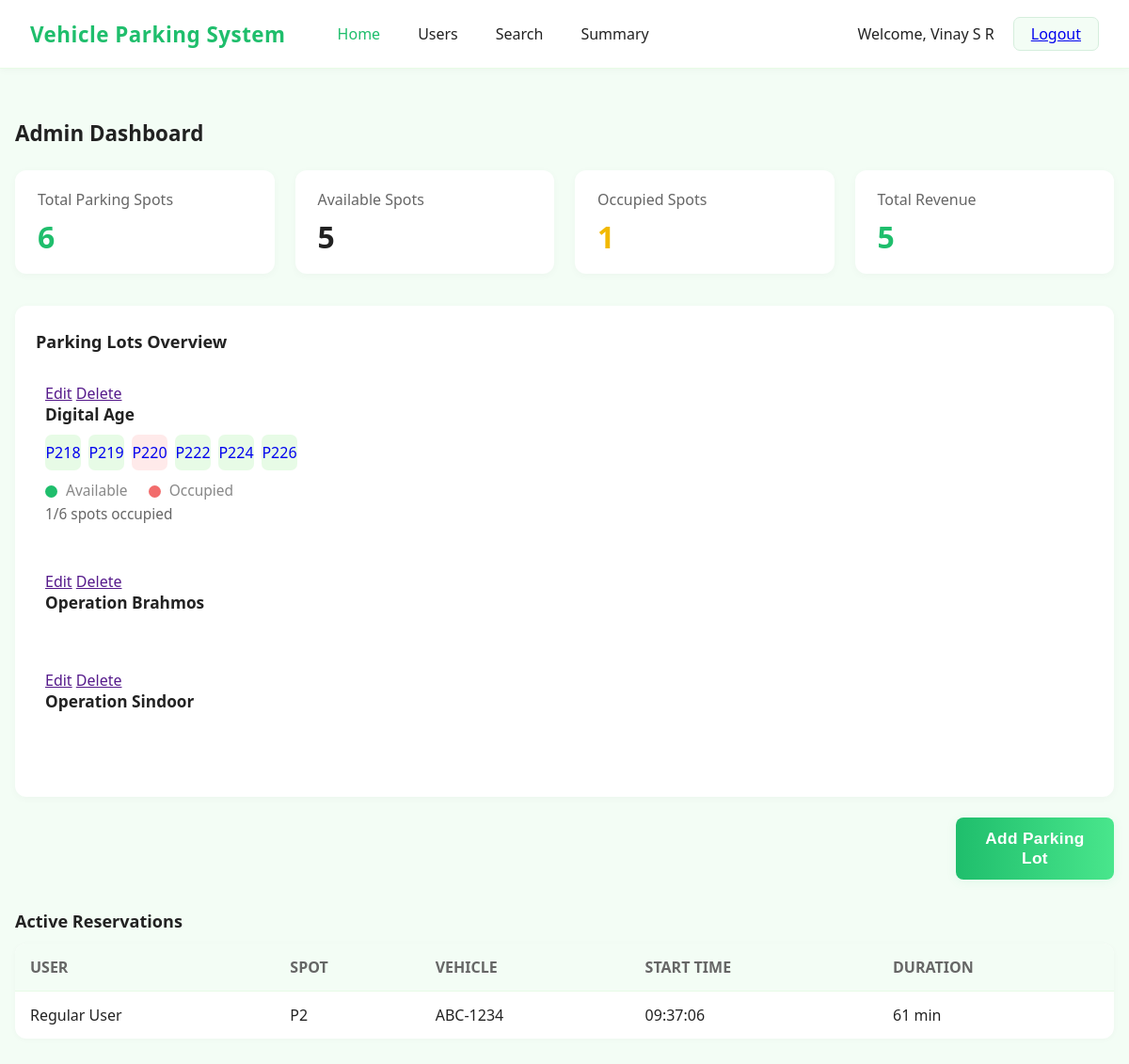
The page /admin_dashboard (signed in) on the database as committed earlier.
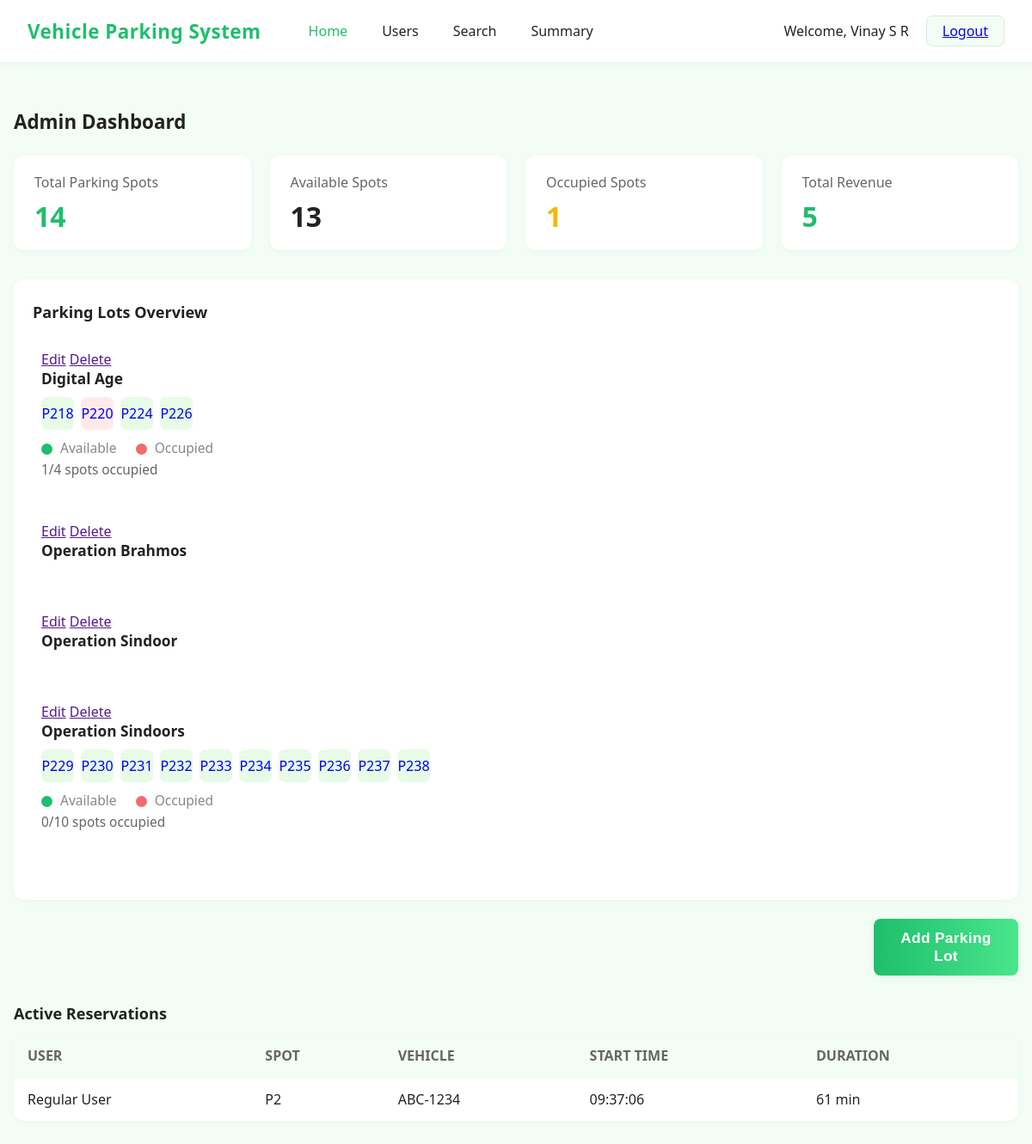
The same page on the database as committed later.
### models/models.py (models this page shows)
class User(db.Model,UserMixin):
    __tablename__ = 'user'
    id = db.Column(db.Integer, primary_key=True, autoincrement=True)
    email = db.Column(db.Text, unique=True, nullable=False)
    password = db.Column(db.Text, nullable=False)
    full_name = db.Column(db.Text, nullable=False)
    address = db.Column(db.Text, nullable=False)
    pincode = db.Column(db.Text, nullable=False)
    vehicle_number = db.Column(db.Text,nullable=True)
    is_admin=db.Column(db.Text,default="user")

class Parking_lot(db.Model):
    __tablename__='parking_lot'
    lot_id=db.Column(db.Integer,primary_key=True,autoincrement=True)
    owner_id = db.Column(db.Integer, db.ForeignKey('user.id', ondelete='CASCADE'))
    lot_name= db.Column(db.Text,nullable=False,unique=True)
    lot_address=db.Column(db.Text,nullable=False)
    lot_spot_count=db.Column(db.Integer,nullable=False)
    lot_price_per_hour=db.Column(db.Integer,nullable=False)
    owner = db.relationship('User', backref=db.backref('parking_lots', passive_deletes=True))
    spots = db.relationship('Parking_spot', backref='lot', cascade="all, delete", passive_deletes=True)

### controllers/controllers.py (the view)
@main.route('/admin_dashboard')
@login_required
def admin_dashboard():
    if current_user.is_admin == "Yes":
        parking_lot_list=[lot.lot_name for lot in Parking_lot.query.with_entities(Parking_lot.lot_name).all()]
        print("Parking LOt List", parking_lot_list)
        if parking_lot_list:
            parking_data={}
            for lot_name in parking_lot_list:
                print ("Lot name",lot_name)
                lot_id=Parking_lot.query.filter(Parking_lot.lot_name==lot_name).first().lot_id
                lot_price_per_hour=Parking_lot.query.filter(Parking_lot.lot_name==lot_name).first().lot_price_per_hour
                count = Parking_spot.query.filter(Parking_spot.lot_id == lot_id).count()
                if count>0:
                    occupied_spots = [spot.id for spot in Parking_spot.query.filter_by(lot_id=lot_id, is_available="No").all()]
                    spot_ids = [spot.id for spot in Parking_spot.query.filter(Parking_spot.lot_id == lot_id).all()]
                    occupied_count = Parking_spot.query.filter_by(lot_id=lot_id, is_available="No").count()
                    total_count= int(Parking_spot.query.filter_by(lot_id=lot_id).count())
                    parking_data[lot_name]={
                                                "occupied_spots": occupied_spots,
                                                "occupied_count": occupied_count,
                                                "total_count":total_count,
                                                "lot_price_per_hour":lot_price_per_hour,
                                                "spot_ids":spot_ids
                                            }
                else:
                    parking_data[lot_name]={}
            summary = {
                                "total_parking_spots": 0,
                                "available_spots": 0,
                                "occupied_spots": 0,
                                "total_revenue": 0
                            }
            for lot in parking_data:
                if parking_data[lot]:
                    total = parking_data[lot]["total_count"]
                    occupied = parking_data[lot]["occupied_count"]
                    rate = parking_data[lot]["lot_price_per_hour"]
                    summary["total_parking_spots"] += total
                    summary["occupied_spots"] += occupied
                    summary["available_spots"] += total - occupied
                    summary["total_revenue"] += occupied * rate
            return render_template("dashboard_admin.html", name=current_user.full_name,parking_data=parking_data,summary=summary)
        else:
            return render_template("dashboard_admin.html",name=current_user.full_name,parking_data="")
    else:
        return redirect(url_for("main.login"))

### app.py (called while the page is built)
def create_app():
    app = Flask(__name__, template_folder="templates")
    if os.getenv('ENV', 'development') != "production":
        print("Starting Local Development")
        app.config.from_object(LocalDevelopmentConfig)
    else:
        raise Exception("Currently no production config is setup")
    app.register_blueprint(main)
    db.init_app(app)
    login_manager = LoginManager()
    login_manager.login_view = "main.login"
    login_manager.init_app(app)
    @login_manager.user_loader
    def load_user(user_id):
        return User.query.get(int(user_id))
    return app

### templates/dashboard_admin.html (shortened to what this page needs)
<!DOCTYPE html>
<html lang="en">
<head>
  <link rel="stylesheet" href="../static/css/dashboard_admin_style.css">
</head>
<body>
  <nav class="navbar">
    <div class="navbar-left">
      <span class="brand">Vehicle Parking System</span>
      <a href="#" class="nav-link active">Home</a>
      <a href="#" class="nav-link">Users</a>
      <a href="#" class="nav-link">Search</a>
      <a href="#" class="nav-link">Summary</a>
    </div>
    <div class="navbar-right">
      <span class="welcome">Welcome, {{name}}</span>
      <a href="{{ url_for('main.logout') }}" class="logout-btn">Logout</a>
    </div>
  </nav>
  <main class="main-content">
    <h2 class="dashboard-title">Admin Dashboard</h2>
    <div class="summary-cards">
      <div class="summary-card">
        <div class="summary-label">Total Parking Spots</div>
        <div class="summary-value green">{{ summary["total_parking_spots"] }}</div>
      </div>
      <div class="summary-card">
        <div class="summary-label">Available Spots</div>
        <div class="summary-value">{{  summary["available_spots"] }}</div>
      </div>
      <div class="summary-card">
        <div class="summary-label">Occupied Spots</div>
        <div class="summary-value orange">{{ summary["occupied_spots"] }}</div>
      </div>
      <div class="summary-card">
        <div class="summary-label">Total Revenue</div>
        <div class="summary-value green">{{ summary["total_revenue"] }}</div>
      </div>
    </div>
    <div class="lots-row">
      <div class="lots-overview">
        <div class="lots-title">Parking Lots Overview</div>
        <div class="lots-flex">
          <div class="lot">
        {% if parking_data %}
          {% for lot in parking_data %}
            <div class="lot-container">
                  <a href="">Edit</a>
                  <a href="">Delete</a>
                  <div class="lot-title">{{ lot }}</div>
                  {% if parking_data[lot] %}
                    <div class="lot-spots">
                      {% for x in parking_data[lot]['spot_ids'] %}
                        {% if x in parking_data[lot]["occupied_spots"] %}
                          <div class="spot red"><a href="/{{ lot }}/{{ x }}" style="text-decoration: none;">P{{ x }}</a></div>
                        {% else %}
                          <div class="spot green"><a href="/{{ lot }}/{{ x }}" style="text-decoration: none;">P{{ x }}</a></div>
                        {% endif %}
                      {% endfor %}
                    </div>
                    <div class="lot-legend">
                      <span class="legend-dot green"></span> Available
                      <span class="legend-dot red" style="margin-left:18px;"></span> Occupied
                    </div>
                    <div class="lot-status">
                      {{ parking_data[lot]["occupied_count"] }}/{{ parking_data[lot]["total_count"] }} spots occupied
                    </div>
                  {% endif %}
            </div>
          {% endfor %}
        {% else %}
          <div> <p> No parking data found</p></div>
        {% endif %}
        </div>
      </div>
    </div>
    <br>
    <div>
      <button class="add_parking_lot_btn" onclick="window.location.href='{{url_for('main.addnewlot')}}'">Add Parking Lot</button>
    </div>
    <div class="reservations-row">
      <div class="reservations-title">Active Reservations</div>
      <table class="reservations-table">
        <thead>
          <tr>
            <th>USER</th>
            <th>SPOT</th>
            <th>VEHICLE</th>
            <th>START TIME</th>
            <th>DURATION</th>
          </tr>
        </thead>
        <tbody>
          <tr>
            <td>Regular User</td>
            <td>P2</td>
            <td>ABC-1234</td>
            <td>09:37:06</td>
            <td>61 min</td>
          </tr>
        </tbody>
      </table>
    </div>
  </main>
</body>
</html>

### static/css/dashboard_admin_style.css (style rules this page uses)
body { background: #f3fdf5; margin: 0; font-family: 'Segoe UI', Arial, sans-serif; color: #222; }
.navbar { display: flex; align-items: center; justify-content: space-between; background: #fff; padding: 18px 32px; border-bottom: 1px solid #e7fbe6; box-shadow: 0 2px 8px rgba(0,0,0,0.03); }
.navbar-left { display: flex; align-items: center; gap: 26px; }
.brand { color: #1fbe6c; font-size: 1.4rem; font-weight: 700; margin-right: 22px; letter-spacing: 0.5px; }
.nav-link { color: #222; text-decoration: none; font-weight: 500; padding: 0 7px; transition: color 0.2s; }
.nav-link.active, .nav-link:hover { color: #1fbe6c; }
.navbar-right { display: flex; align-items: center; gap: 20px; }
.welcome { color: #222; font-size: 1rem; font-weight: 500; }
.logout-btn { background: #f3fdf5; border: 1px solid #d5eedd; border-radius: 7px; padding: 6px 18px; font-size: 1rem; font-weight: 500; cursor: pointer; transition: background 0.2s, border 0.2s; }
.main-content { max-width: 1200px; margin: 0 auto; padding: 34px 16px 40px 16px; }
.dashboard-title { font-size: 1.4rem; font-weight: 700; margin-bottom: 24px; }
.summary-cards { display: flex; gap: 22px; margin-bottom: 34px; flex-wrap: wrap; }
.summary-card { background: #fff; border-radius: 12px; box-shadow: 0 2px 8px rgba(0,0,0,0.03); padding: 20px 40px 18px 24px; min-width: 200px; flex: 1 1 180px; display: flex; flex-direction: column; align-items: flex-start; }
.summary-label { font-size: 1rem; color: #666; margin-bottom: 7px; }
.summary-value { font-size: 2rem; font-weight: 700; color: #222; }
.summary-value.green { color: #1fbe6c; }
.summary-value.orange { color: #f2b900; }
.lots-row { margin-bottom: 34px; }
.lots-overview { background: #fff; border-radius: 12px; box-shadow: 0 2px 8px rgba(0,0,0,0.03); padding: 26px 22px 22px 22px; }
.lots-title { font-size: 1.13rem; font-weight: 600; margin-bottom: 22px; }
.lots-flex { display: flex; gap: 36px; flex-wrap: wrap; }
.lot { flex: 1 1 340px; min-width: 260px; margin-bottom: 18px; }
.lot-title { font-size: 1.08rem; font-weight: 600; margin-bottom: 10px; }
.lot-spots { display: flex; flex-wrap: wrap; gap: 8px; margin-bottom: 10px; }
.spot { width: 38px; height: 38px; display: flex; align-items: center; justify-content: center; border-radius: 7px; font-size: 1rem; font-weight: 500; background: #e7fbe6; color: #1fbe6c; transition: background 0.2s, color 0.2s; }
.spot.red { background: #ffeaea; color: #f26c6c; }
.spot.green { background: #e7fbe6; color: #1fbe6c; }
.lot-legend { font-size: 0.97rem; color: #888; margin-bottom: 4px; margin-top: 6px; }
.legend-dot { display: inline-block; width: 13px; height: 13px; border-radius: 50%; vertical-align: middle; margin-right: 5px; }
.legend-dot.green { background: #1fbe6c; }
.legend-dot.red { background: #f26c6c; }
.lot-status { font-size: 0.96rem; color: #666; margin-top: 4px; }
.reservations-row { margin-top: 32px; }
.reservations-title { font-size: 1.13rem; font-weight: 600; margin-bottom: 12px; }
.reservations-table { width: 100%; border-collapse: collapse; background: #fff; border-radius: 12px; overflow: hidden; box-shadow: 0 1px 6px rgba(0,0,0,0.03); }
.reservations-table th, .reservations-table td { padding: 14px 16px; text-align: left; font-size: 1rem; }
.reservations-table th { background: #f3fdf5; color: #666; font-weight: 700; border-bottom: 1px solid #e7fbe6; }
.reservations-table tr { border-bottom: 1px solid #f1f1f1; }
.reservations-table tr:last-child { border-bottom: none; }
.reservations-table td { color: #222; }
.add_parking_lot_btn { background: linear-gradient(90deg, #1fbe6c 0%, #49e68c 100%); color: #fff; font-weight: 600; font-size: 1.08rem; padding: 12px 28px; border: none; border-radius: 8px; box-shadow: 0 2px 12px rgba(31,190,108,0.08); cursor: pointer; transition: background 0.18s, box-shadow 0.18s, transform 0.12s; letter-spacing: 0.02em; outline: none; margin-left:1000px; display: inline-block; }
.lot-container { display: block; width: 100%; margin-bottom: 30px; padding: 10px; border-radius: 6px; }

Rows that differ between the two databases and show on the page:
computed for Parking_lot "Digital Age": lot_name "6" → "4"
added Parking_lot: lot_name "Operation Sindoors", x "229" "230" "231" "232" "233" "234" "235" "236" "237" "238", lot_name "0", lot_name "10"
Other text that changed with them:
{{ summary["total_parking_spots"] }}: "6" → "14"
{{ summary["available_spots"] }}: "5" → "13"
list line gone: "P 219"
list line gone: "P 222"
